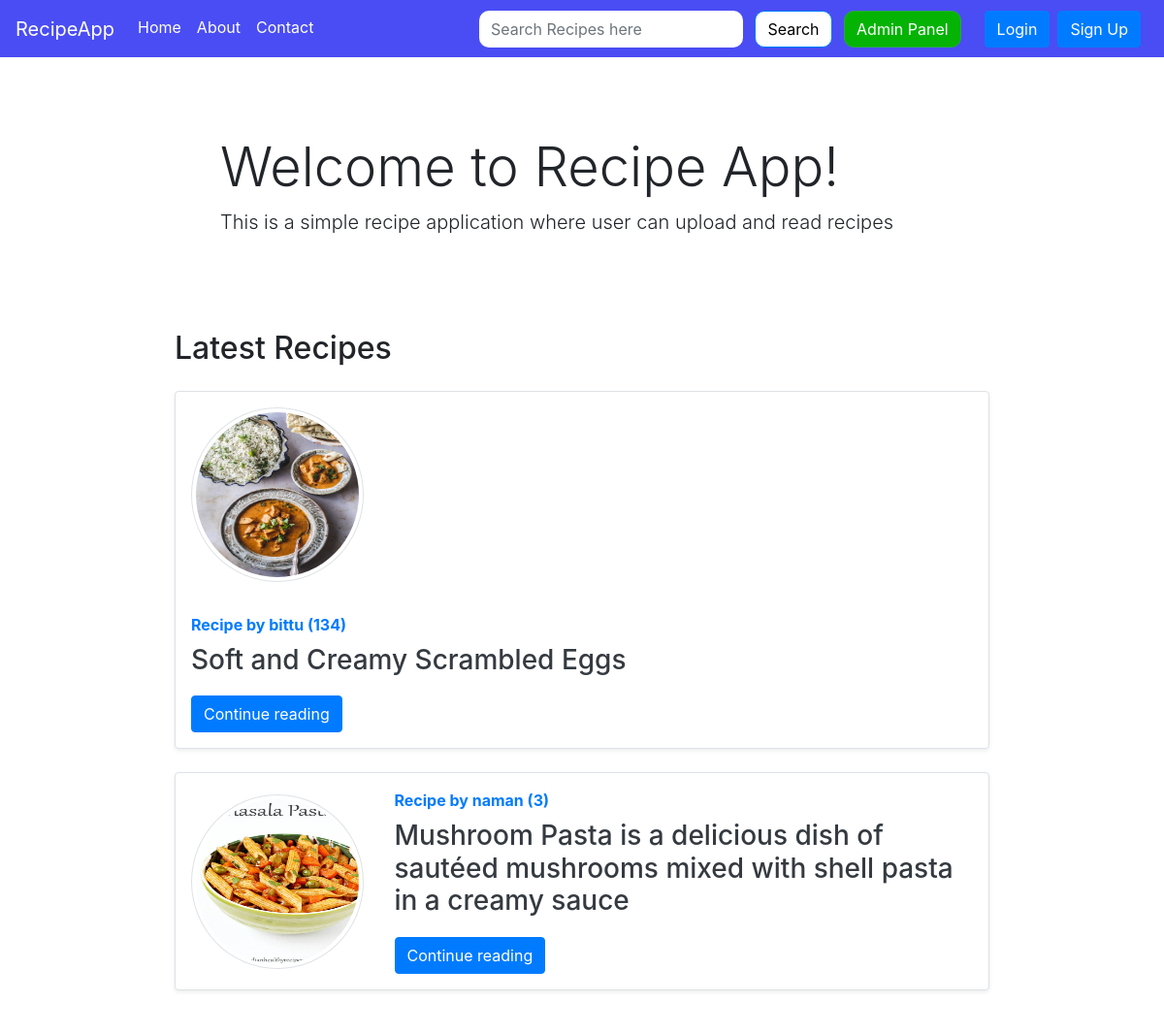
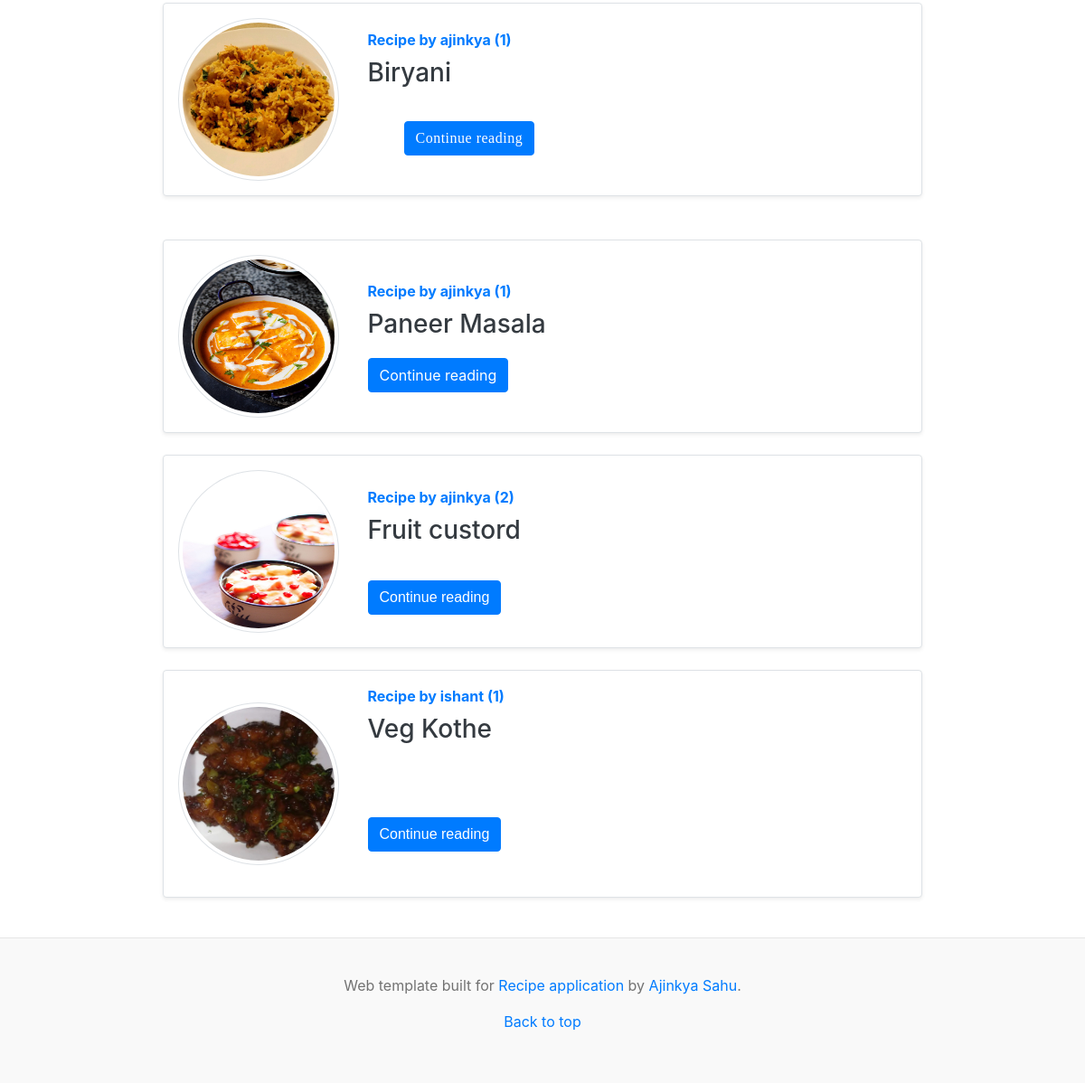
The page /home on the database its author committed (2 pictures, top to bottom).
### recipe/models.py (models this page shows, shortened)
class Recipe(models.Model):
    sno=models.AutoField(primary_key=True)
    title=models.CharField(max_length=255,unique = True)
    author=models.ForeignKey(User, on_delete=models.CASCADE)     #, null=True)
    views= models.IntegerField(default=0)
    timeStamp=models.DateTimeField(default = now)
    pic = models.ImageField("Recipe pics",upload_to= user_directory_path, blank=True,null=True)
    ingredients = HTMLField()
    content =  HTMLField()

### home/views.py (the view)
# urls.py: 2. Add a URL to urlpatterns:  path('', views.home, name='home')
def home(request):
    allPosts= Recipe.objects.all()
    context={'allPosts': allPosts}
    return render(request,'home/home.html',context)

### templates/home/home.html (shortened to what this page needs)
{% extends 'base.html' %} {% block title %} Home{% endblock title %} {% block homeactive %}active{% endblock homeactive %} {% block body %}
{% if is_paginated and page_obj.has_previous %}
{% else %}
<div class="body_container">
<div class="container">
    <div class="jumbotron my-3 recipe_background">
        <h1 class="display-4">Welcome to Recipe App!</h1>
        <p class="lead">This is a simple recipe application where user can upload and read recipes</p>
    </div>
</div>
{% endif %}
<div class="container_m">
    <h2>Latest Recipes</h2>
    {% for post in allPosts  %}
    <div class="row no-gutters border align-items-center rounded overflow-hidden flex-md-row mb-4 shadow-sm h-md-250 my-4 position-relative container_main">
        <div class="col-3 d-none d-lg-block p-3">
            {% if post.pic %}
                <img src="{{post.pic.url}}" alt="" class="img-thumbnail rounded-circle" style="height:180px;width:180px;">
            {% endif %}
        </div>
        <div class="col p-3 d-flex flex-column position-static">
            <strong class="d-inline-block mb-2 text-primary">Recipe  by {{post.author}} ({{post.views}})</strong>
            <h3 class="mb-0"><a class="text-dark" href="{% url 'recipe:recipePost' post.title %}">{{post.title}} </a> </h3>
            <p class="card-text mb-auto mt-3">{{post.content|safe |truncatechars:200}}</p>
            <div class="my-2">
            	<a href="{% url 'recipe:recipePost' post.title %}" role="button" class="btn btn-primary">Continue reading</a>
            </div>
        </div>
    </div>
    {% endfor %}
{% endblock %}

### templates/base.html (style rules this page uses)
body { overflow-x: hidden; }

### templates/home/home.html (style rules this page uses)
.container_main { background-color: rgb(255, 255, 255); width: 70vw; display: flex; flex-direction: row; }
.body_container { align-items: center; align-items: center; justify-content: center; display: flex; flex-direction: column; }
.recipe_background { background: rgb(255, 255, 255); background-size: cover; }
body { background-image: url("https://images.pexels.com/photos/1030947/pexels-photo-1030947.jpeg?auto=compress&cs=tinysrgb&w=1260&h=750&dpr=1"); background-size: cover; justify-content: center; align-items: center; display: flex; flex-direction: column; }

### rows shown on the page
Recipe: pic (picture), author "bittu", views "134", title "Soft and Creamy Scrambled Eggs"
Recipe: pic (picture), author "naman", views "3", title "Mushroom Pasta is a delicious dish of sautéed mushrooms mixed with shell pasta in a creamy sauce"
Recipe: pic (picture), author "ajinkya", views "1", title "Biryani"
Recipe: pic (picture), author "ajinkya", views "1", title "Paneer Masala"
Recipe: pic (picture), author "ajinkya", views "2", title "Fruit custord"
Recipe: pic (picture), author "ishant", views "1", title "Veg Kothe"
